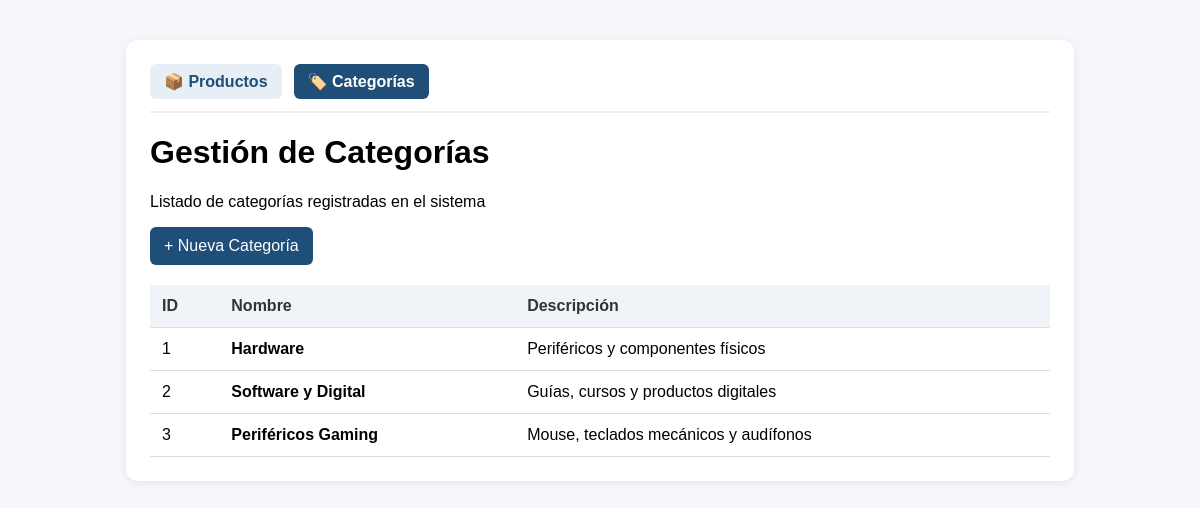
The page /public/index.php?controller=categoria&action=index on the database its author committed.
### tables this page shows
CREATE TABLE categorias (
    ID INT AUTO_INCREMENT PRIMARY KEY,
    Nombre VARCHAR(250) NOT NULL,
    Descripcion VARCHAR(250) NOT NULL,
    creado_en TIMESTAMP DEFAULT CURRENT_TIMESTAMP
);

### app/core/Controller.php (called while the page is built)
<?php
abstract class Controller {
    protected function view($view, $data = []) {
        extract($data);
        require __DIR__ . '/../views/' . $view . '.php';
    }
}

### app/controllers/CategoriaController.php (called while the page is built, shortened)
<?php
require_once __DIR__ . '/../core/Controller.php';
require_once __DIR__ . '/../models/CategoriaRepository.php';
class CategoriaController extends Controller {
    private $repo;
    public function __construct() {
        $this->repo = new CategoriaRepository();
    }
    public function index() {
        $categorias = $this->repo->listar();
        $this->view('categorias/index', ['categorias' => $categorias]);
    }
}

### public/index.php (called while the page is built, shortened)
<?php
$action = $_GET['action'] ?? 'index';
$instance = new $controllerClass();
$instance->$action();

### app/core/Database.php (called while the page is built)
<?php
class Database {
    private static $instance = null;
    private $pdo;
    private function __construct() {
        $dsn = "mysql:host=".DB_HOST.";dbname=".DB_NAME.";charset=utf8mb4";
        $this->pdo = new PDO($dsn, DB_USER, DB_PASS, [
            PDO::ATTR_ERRMODE => PDO::ERRMODE_EXCEPTION,
            PDO::ATTR_DEFAULT_FETCH_MODE => PDO::FETCH_ASSOC
        ]);
    }
    public static function getInstance() {
        if (self::$instance === null) {
            self::$instance = new Database();
        }
        return self::$instance;
    }
    public function getConnection() {
        return $this->pdo;
    }
}

### app/models/CategoriaRepository.php (called while the page is built, shortened)
<?php
require_once __DIR__ . '/../core/Database.php';
require_once __DIR__ . '/Categoria.php';
class CategoriaRepository {
    private $db;
    public function __construct() {
        $this->db = Database::getInstance()->getConnection();
    }
    public function listar() {
        $stmt = $this->db->query("SELECT * FROM categorias ORDER BY ID ASC");
        $items = [];
        foreach ($stmt->fetchAll() as $row) {
            $items[] = new Categoria($row['ID'], $row['Nombre'], $row['Descripcion']);
        }
        return $items;
    }
}

### app/models/Categoria.php (called while the page is built, shortened)
<?php
class Categoria {
    private $id;
    private $nombre;
    private $descripcion;
    public function getId() {
        return $this->id;
    }
    public function getNombre() {
        return $this->nombre;
    }
    public function getDescripcion() {
        return $this->descripcion;
    }
    public function setId($id) {
        $this->id = (int)$id;
    }
    public function setNombre($nombre) {
        $nombre = trim($nombre);
        $this->nombre = $nombre;
    }
    public function setDescripcion($descripcion) {
        $descripcion = trim($descripcion);
        $this->descripcion = $descripcion;
    }
}

### app/views/categorias/index.php (the view, shortened to what this page needs)
<!doctype html>
<html lang="es">
<head>
</head>
<body>
<div class="container">
<div class="nav">
    <a href="index.php?controller=producto&action=index">📦 Productos</a>
    <a href="index.php?controller=categoria&action=index" class="active">🏷️ Categorías</a>
</div>
<h1>Gestión de Categorías</h1>
<p>Listado de categorías registradas en el sistema</p>
<a class="button" href="index.php?controller=categoria&action=crear">+ Nueva Categoría</a>
<table>
    <thead>
        <tr>
            <th>ID</th>
            <th>Nombre</th>
            <th>Descripción</th>
        </tr>
    </thead>
    <tbody>
        <?php if(empty($categorias)): ?>
            <tr><td colspan="3" style="text-align:center;color:#888;">No hay categorías registradas.</td></tr>
        <?php else: ?>
            <?php foreach($categorias as $c): ?>
            <tr>
                <td><?= htmlspecialchars($c->getId()) ?></td>
                <td><strong><?= htmlspecialchars($c->getNombre()) ?></strong></td>
                <td><?= htmlspecialchars($c->getDescripcion()) ?></td>
            </tr>
            <?php endforeach; ?>
        <?php endif; ?>
    </tbody>
</table>
</div>
</body>
</html>

### app/views/categorias/index.php (style rules this page uses)
body { font-family:Arial,sans-serif;margin:40px;background:#f6f7fb }
.container { max-width:900px;margin:auto;background:white;padding:24px;border-radius:12px;box-shadow:0 2px 8px rgba(0,0,0,0.08) }
.nav { margin-bottom:20px;padding-bottom:12px;border-bottom:2px solid #eee;display:flex;gap:12px }
.nav a { padding:8px 14px;text-decoration:none;border-radius:6px;font-weight:bold;color:#1f4e78;background:#e7eef6 }
.nav a.active { background:#1f4e78;color:white }
table { width:100%;border-collapse:collapse;margin-top:20px }
th,td { padding:12px;border-bottom:1px solid #ddd;text-align:left }
th { background:#f0f4f8;color:#333 }
a.button { display:inline-block;padding:10px 14px;background:#1f4e78;color:white;text-decoration:none;border-radius:6px }

### rows shown on the page
categorias: ID "1", Nombre "Hardware", Descripcion "Periféricos y componentes físicos"
categorias: ID "2", Nombre "Software y Digital", Descripcion "Guías, cursos y productos digitales"
categorias: ID "3", Nombre "Periféricos Gaming", Descripcion "Mouse, teclados mecánicos y audífonos"
